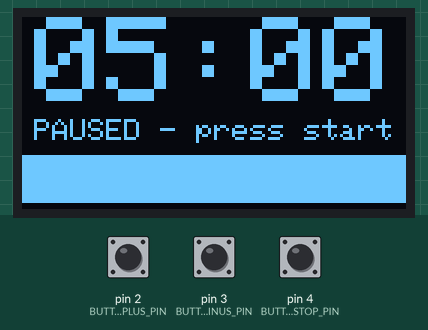
Recording of a sketch running on a simulated Arduino Uno, built with avr-gcc and run on an emulated ATmega328P. Parts: 128×64 one-colour display. Inputs (shaded band) come from the test bench; at power-on: pin 4 (BUTTON_START_STOP_PIN) HIGH, pin 2 (BUTTON_MIN_PLUS_PIN) HIGH, pin 3 (BUTTON_MIN_MINUS_PIN) HIGH. What the sketch prints to the serial monitor is not drawn.

Above: at 2.4 s.
2.5 s: pin 4 (BUTTON_START_STOP_PIN) pulled LOW for 0.15 s
At 3.3 s:
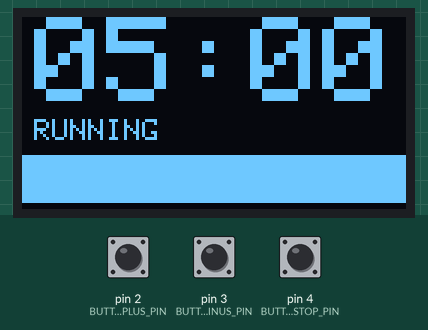
5.6 s: pin 2 (BUTTON_MIN_PLUS_PIN) pulled LOW for 0.15 s
At 6.5 s:
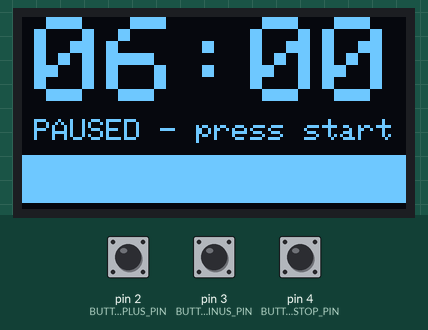
7.2 s: pin 2 (BUTTON_MIN_PLUS_PIN) pulled LOW for 1 s
At 7.6 s:
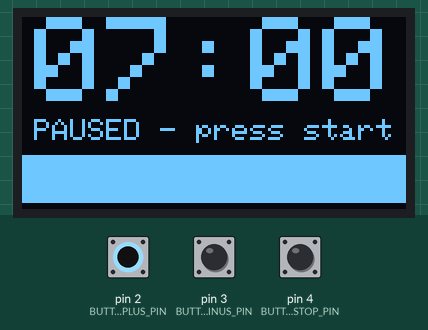
9.7 s: pin 4 (BUTTON_START_STOP_PIN) pulled LOW for 1 s
At 11.4 s:
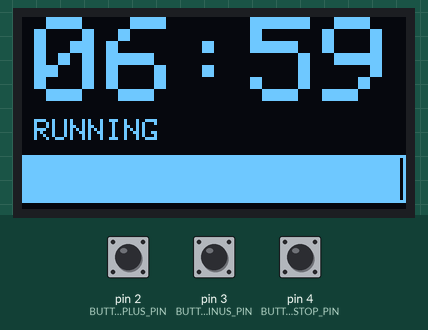
12.2 s: pin 4 (BUTTON_START_STOP_PIN) pulled LOW for 0.15 s
At 12.6 s:
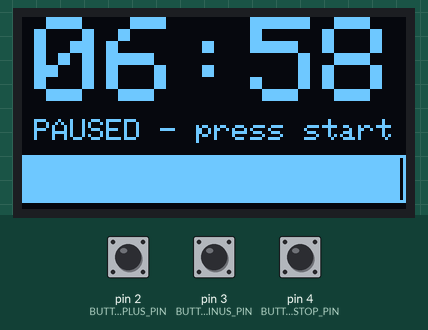
Timing chart, 0 to 14.8 s (numbered marks = the images above; inputs shaded):
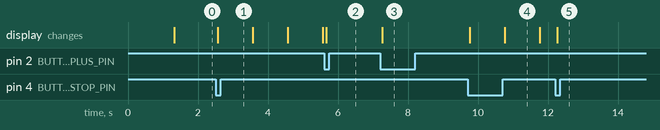

The sketch:

OLED-Countdown-Display.ino
```cpp
// 042 - OLED Countdown Display
// A countdown timer with big mm:ss digits and a shrinking progress bar on a
// 128x64 SSD1306 OLED. Buttons set the minutes and start/stop the countdown.
// Board: Arduino Uno
//
// Libraries (Arduino IDE -> Sketch -> Include Library -> Manage Libraries):
//   - Adafruit SSD1306
//   - Adafruit GFX Library
//
// Wiring:
//   SSD1306 OLED 128x64 (I2C 0x3C) -> SDA = A4, SCL = A5, VCC = 5V, GND = GND
//   Button "MIN +" -> pin 2 to GND (uses internal pull-up)
//   Button "MIN -" -> pin 3 to GND
//   Button START/STOP -> pin 4 to GND

#include <Wire.h>
#include <Adafruit_GFX.h>
#include <Adafruit_SSD1306.h>

// ---------------------------------------------------------------------------
// Pin and display constants
// ---------------------------------------------------------------------------
const uint8_t BUTTON_MIN_PLUS_PIN = 2;    // press = add one minute
const uint8_t BUTTON_MIN_MINUS_PIN = 3;   // press = remove one minute
const uint8_t BUTTON_START_STOP_PIN = 4;  // press = start or pause the timer

const uint8_t NUM_BUTTONS = 3;
const uint8_t BUTTON_PINS[NUM_BUTTONS] = {
  BUTTON_MIN_PLUS_PIN, BUTTON_MIN_MINUS_PIN, BUTTON_START_STOP_PIN
};
const uint8_t BTN_PLUS = 0;      // index inside BUTTON_PINS
const uint8_t BTN_MINUS = 1;
const uint8_t BTN_START = 2;

const unsigned long DEBOUNCE_MS = 30;  // ignore shorter pulses (switch noise)

const uint8_t SCREEN_WIDTH = 128;      // OLED width in pixels
const uint8_t SCREEN_HEIGHT = 64;      // OLED height in pixels
const uint8_t OLED_ADDRESS = 0x3C;     // most 128x64 SSD1306 modules use 0x3C

const uint8_t MIN_MINUTES = 1;         // smallest selectable countdown
const uint8_t MAX_MINUTES = 99;        // largest selectable countdown
const uint8_t START_MINUTES = 5;       // power-up default = 5 minutes

// ---------------------------------------------------------------------------
// Global objects and state
// ---------------------------------------------------------------------------
Adafruit_SSD1306 display(SCREEN_WIDTH, SCREEN_HEIGHT, &Wire, -1);

int buttonState[NUM_BUTTONS];        // debounced state, LOW = pressed
int lastReading[NUM_BUTTONS];        // raw reading of the previous loop
unsigned long lastDebounceMs[NUM_BUTTONS];

uint8_t minutes = START_MINUTES;     // minutes currently selected
long totalSeconds = (long)START_MINUTES * 60;  // full length of the current run
long remainingSeconds = totalSeconds;           // seconds still to go
bool running = false;                // is the countdown ticking?
bool displayDirty = true;            // set to true whenever the OLED must be redrawn

unsigned long lastTickMs = 0;        // millis() of the last whole second tick

// ---------------------------------------------------------------------------
// Debounced button reader.
// Returns true exactly once, on the moment the button is pushed down.
// ---------------------------------------------------------------------------
bool buttonPressed(uint8_t index) {
  bool newlyPressed = false;
  int reading = digitalRead(BUTTON_PINS[index]);

  // any change restarts the debounce timer
  if (reading != lastReading[index]) {
    lastDebounceMs[index] = millis();
  }
  lastReading[index] = reading;

  // accept the reading only if it has been stable long enough
  if ((millis() - lastDebounceMs[index]) >= DEBOUNCE_MS) {
    if (reading != buttonState[index]) {
      buttonState[index] = reading;
      if (buttonState[index] == LOW) {   // buttons are wired to GND
        newlyPressed = true;
      }
    }
  }
  return newlyPressed;
}

// ---------------------------------------------------------------------------
// Split a number of seconds into "mm:ss" and write it at the given position
// ---------------------------------------------------------------------------
void drawBigTime(long seconds, int16_t x, int16_t y) {
  long m = seconds / 60;
  long s = seconds % 60;
  display.setTextSize(4);            // 4x = 24 px wide and 32 px tall characters
  display.setTextColor(SSD1306_WHITE);
  display.setCursor(x, y);
  if (m < 10) display.print('0');
  display.print(m);
  display.print(':');
  if (s < 10) display.print('0');
  display.print(s);
}

// ---------------------------------------------------------------------------
// Redraw the whole screen: big time, status word and progress bar
// ---------------------------------------------------------------------------
void drawDisplay() {
  display.clearDisplay();

  // --- Big countdown text "mm:ss" centred on the top half ---------------
  drawBigTime(remainingSeconds, 4, 0);

  // --- Small status line -------------------------------------------------
  display.setTextSize(1);
  display.setCursor(4, 34);
  if (remainingSeconds == 0) {
    // blink the message so the end of the countdown is obvious
    if ((millis() / 500) % 2 == 0) display.print(F("TIME UP!"));
  } else if (running) {
    display.print(F("RUNNING"));           // 8 chars x 6 px = 48 px
  } else {
    display.print(F("PAUSED - press start"));  // 20 chars x 6 px = 120 px
  }

  // --- Progress bar: full width at the start, shrinks to zero -----------
  const uint8_t BAR_X = 0, BAR_Y = 46, BAR_W = 128, BAR_H = 16;
  display.drawRect(BAR_X, BAR_Y, BAR_W, BAR_H, SSD1306_WHITE);  // frame
  // inner fill: proportional to the seconds that are still left
  int16_t fillW = 0;
  if (totalSeconds > 0) {
    fillW = map(remainingSeconds, 0, totalSeconds, 0, BAR_W - 2);
  }
  if (fillW > 0) {
    display.fillRect(BAR_X + 1, BAR_Y + 1, fillW, BAR_H - 2, SSD1306_WHITE);
  }

  display.display();   // send the drawing buffer to the OLED
}

// ---------------------------------------------------------------------------
// Reset the timer for a new number of minutes
// ---------------------------------------------------------------------------
void setTime(uint8_t newMinutes) {
  minutes = newMinutes;
  totalSeconds = (long)minutes * 60;
  remainingSeconds = totalSeconds;
  running = false;
  lastTickMs = millis();
  displayDirty = true;

  Serial.print(F("Timer set to "));
  Serial.print(minutes);
  Serial.println(F(" minute(s)"));
}

// ---------------------------------------------------------------------------
// Handle all three buttons
// ---------------------------------------------------------------------------
void handleButtons() {
  if (buttonPressed(BTN_PLUS)) {
    if (minutes < MAX_MINUTES) setTime(minutes + 1);
  }
  if (buttonPressed(BTN_MINUS)) {
    if (minutes > MIN_MINUTES) setTime(minutes - 1);
  }
  if (buttonPressed(BTN_START)) {
    if (remainingSeconds == 0) {
      setTime(minutes);              // restart after TIME UP
    } else {
      running = !running;
      lastTickMs = millis();
      displayDirty = true;
      Serial.println(running ? F("Countdown STARTED") : F("Countdown PAUSED"));
    }
  }
}

// ---------------------------------------------------------------------------
// Count one second down whenever 1000 ms have passed while running
// ---------------------------------------------------------------------------
void updateCountdown() {
  if (!running) return;

  unsigned long now = millis();
  if (now - lastTickMs >= 1000) {
    lastTickMs += 1000;             // keep the ticks accurate even if loop() is slow
    if (remainingSeconds > 0) {
      remainingSeconds--;
      displayDirty = true;
      Serial.print(F("Remaining: "));
      Serial.print(remainingSeconds);
      Serial.println(F(" s"));
    }
    if (remainingSeconds == 0) {
      running = false;
      Serial.println(F("TIME UP!"));
    }
  }
}

void setup() {
  Serial.begin(9600);
  Serial.println(F("042 - OLED Countdown Display starting..."));

  // Buttons are read through the internal pull-up resistor:
  // pin is HIGH when released, LOW when pressed (other side wired to GND)
  for (uint8_t i = 0; i < NUM_BUTTONS; i++) {
    pinMode(BUTTON_PINS[i], INPUT_PULLUP);
    buttonState[i] = HIGH;
    lastReading[i] = HIGH;
    lastDebounceMs[i] = 0;
  }

  // --- Start the OLED ----------------------------------------------------
  if (!display.begin(SSD1306_SWITCHCAPVCC, OLED_ADDRESS)) {
    Serial.println(F("ERROR: SSD1306 OLED not found!"));
    while (true) { delay(1000); }    // stop, there is nothing to show
  }
  Serial.println(F("SSD1306 OLED found."));

  display.clearDisplay();
  display.setTextSize(1);
  display.setTextColor(SSD1306_WHITE);
  display.setCursor(0, 0);
  display.println(F("Countdown timer"));
  display.println(F("MIN+ / MIN- / START"));
  display.display();
  delay(1200);

  setTime(START_MINUTES);
  Serial.println(F("Press the buttons: pin2 = minutes+, pin3 = minutes-, pin4 = start/stop"));
}

void loop() {
  handleButtons();     // react to the three push buttons
  updateCountdown();   // tick the timer once per second while it runs

  if (displayDirty) {  // redraw only when something actually changed
    drawDisplay();
    displayDirty = false;
  }
}
```

Measured:
- after the input at 2.5 s, the display: changes after 0.06 s (image 1)
- after the input at 5.6 s, the display: changes after 0.06 s (image 2)
- after the input at 7.2 s, the display: changes after 0.06 s (image 3)
- after the input at 9.7 s, the display: first changes after 0.06 s (image 4 shows a later state)
- after the input at 12.2 s, the display: changes after 0.06 s (image 5)
- what the display in image 4 shows lasts 1.0 s, from 10.8 s to 11.8 s
